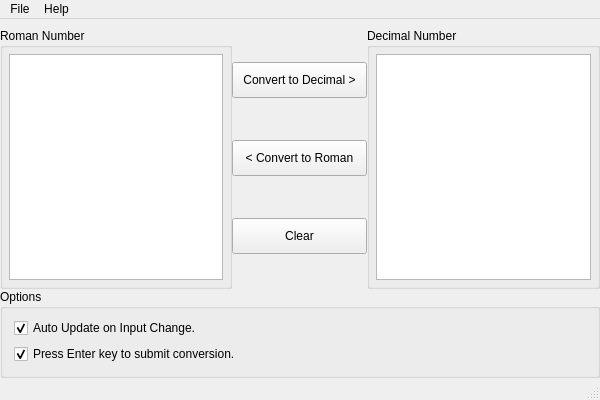
<?xml version="1.0" encoding="UTF-8"?>
<ui version="4.0">
 <class>RomanDecimalConverterClass</class>
 <widget class="QMainWindow" name="RomanDecimalConverterClass">
  <property name="geometry">
   <rect>
    <x>0</x>
    <y>0</y>
    <width>600</width>
    <height>400</height>
   </rect>
  </property>
  <property name="windowTitle">
   <string>Roman Decimal Converter</string>
  </property>
  <property name="styleSheet">
   <string notr="true">QPushButton { padding: 10px; }</string>
  </property>
  <widget class="QWidget" name="centralWidget">
   <layout class="QGridLayout" name="gridLayout">
    <property name="leftMargin">
     <number>0</number>
    </property>
    <property name="topMargin">
     <number>0</number>
    </property>
    <property name="rightMargin">
     <number>0</number>
    </property>
    <property name="bottomMargin">
     <number>0</number>
    </property>
    <property name="spacing">
     <number>0</number>
    </property>
    <item row="0" column="0">
     <layout class="QHBoxLayout" name="horizontalLayout">
      <property name="spacing">
       <number>0</number>
      </property>
      <property name="topMargin">
       <number>9</number>
      </property>
      <property name="bottomMargin">
       <number>0</number>
      </property>
      <item>
       <widget class="QGroupBox" name="groupBox">
        <property name="title">
         <string>Roman Number</string>
        </property>
        <layout class="QGridLayout" name="gridLayout_3">
         <property name="leftMargin">
          <number>6</number>
         </property>
         <property name="topMargin">
          <number>6</number>
         </property>
         <property name="rightMargin">
          <number>6</number>
         </property>
         <property name="bottomMargin">
          <number>6</number>
         </property>
         <property name="spacing">
          <number>0</number>
         </property>
         <item row="0" column="0">
          <widget class="QTextEdit" name="mRomanInput"/>
         </item>
        </layout>
       </widget>
      </item>
      <item>
       <layout class="QVBoxLayout" name="mButtonsLayout">
        <property name="spacing">
         <number>8</number>
        </property>
        <item>
         <widget class="QPushButton" name="mConvertToDecimalButton">
          <property name="text">
           <string>Convert to Decimal &gt;</string>
          </property>
         </widget>
        </item>
        <item>
         <widget class="QPushButton" name="mConvertToRomanButton">
          <property name="text">
           <string>&lt; Convert to Roman</string>
          </property>
         </widget>
        </item>
        <item>
         <widget class="QPushButton" name="mClearButton">
          <property name="text">
           <string>Clear</string>
          </property>
         </widget>
        </item>
       </layout>
      </item>
      <item>
       <widget class="QGroupBox" name="groupBox_2">
        <property name="title">
         <string>Decimal Number</string>
        </property>
        <layout class="QGridLayout" name="gridLayout_2">
         <property name="leftMargin">
          <number>6</number>
         </property>
         <property name="topMargin">
          <number>6</number>
         </property>
         <property name="rightMargin">
          <number>6</number>
         </property>
         <property name="bottomMargin">
          <number>6</number>
         </property>
         <property name="spacing">
          <number>0</number>
         </property>
         <item row="0" column="0">
          <widget class="QTextEdit" name="mDecimalInput"/>
         </item>
        </layout>
       </widget>
      </item>
     </layout>
    </item>
    <item row="1" column="0">
     <widget class="QGroupBox" name="groupBox_3">
      <property name="title">
       <string>Options</string>
      </property>
      <layout class="QGridLayout" name="gridLayout_4">
       <property name="topMargin">
        <number>9</number>
       </property>
       <item row="0" column="0">
        <layout class="QVBoxLayout" name="verticalLayout">
         <item>
          <widget class="QCheckBox" name="mAutoUpdateOnInputChangeCheckbox">
           <property name="text">
            <string>Auto Update on Input Change.</string>
           </property>
           <property name="checked">
            <bool>true</bool>
           </property>
          </widget>
         </item>
         <item>
          <widget class="QCheckBox" name="mSubmitConversionOnEnterKeyCheckbox">
           <property name="text">
            <string>Press Enter key to submit conversion.</string>
           </property>
           <property name="checked">
            <bool>true</bool>
           </property>
          </widget>
         </item>
        </layout>
       </item>
      </layout>
     </widget>
    </item>
   </layout>
  </widget>
  <widget class="QMenuBar" name="menuBar">
   <property name="geometry">
    <rect>
     <x>0</x>
     <y>0</y>
     <width>600</width>
     <height>22</height>
    </rect>
   </property>
   <widget class="QMenu" name="menuFile">
    <property name="title">
     <string>File</string>
    </property>
    <addaction name="actionExit"/>
   </widget>
   <widget class="QMenu" name="menuHelp">
    <property name="title">
     <string>Help</string>
    </property>
    <addaction name="actionAbout"/>
   </widget>
   <addaction name="menuFile"/>
   <addaction name="menuHelp"/>
  </widget>
  <widget class="QStatusBar" name="statusBar">
   <property name="statusTip">
    <string/>
   </property>
  </widget>
  <action name="actionAbout">
   <property name="text">
    <string>About</string>
   </property>
  </action>
  <action name="actionExit">
   <property name="text">
    <string>Exit</string>
   </property>
  </action>
 </widget>
 <layoutdefault spacing="6" margin="11"/>
 <resources>
  <include location="../RomanDecimalConverter.qrc"/>
 </resources>
 <connections/>
</ui>
